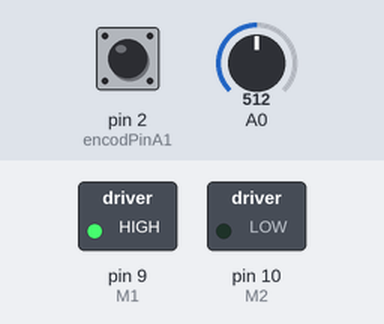
Bench run of a sketch on a simulated Arduino Uno, built with avr-gcc and run on an emulated ATmega328P. Shown: switched loads named in the sketch (green lamp = pin HIGH). Inputs (shaded band) come from the test bench; at power-on: A0 = 512, pin 2 (encodPinA1) HIGH. What the sketch prints to the serial monitor is not drawn.

Above: at 1.2 s.
1.3 s: A0 set to 0
At 2.0 s:
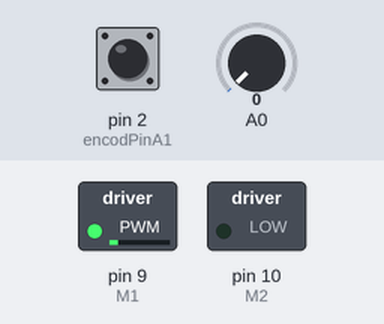
2.8 s: A0 set to 122
At 3.1 s:
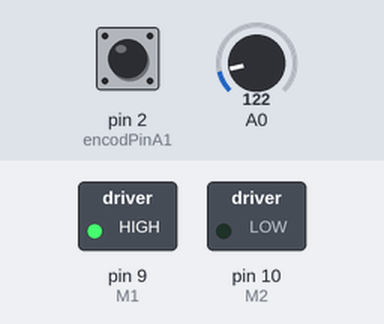
Timing chart, 0 to 5.8 s (numbered marks = the images above; inputs shaded):
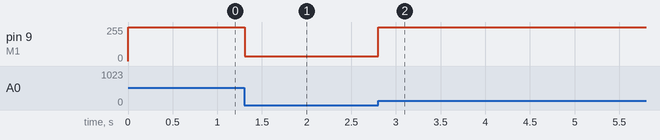

Measured:
- after the input at 1.3 s, pin 9 (M1): 255/255 → 35/255 at once
- after the input at 2.8 s, pin 9 (M1): 35/255 → 255/255 at once

The sketch:

project1.ino
```cpp
// PID motor position control.
// Thanks to Brett Beauregard for his nice PID library http://brettbeauregard.com/blog/2011/04/improving-the-beginners-pid-introduction/

#include <PinChangeInt.h>
#include <PID_v1.h>
#define encodPinA1      2                       // Quadrature encoder A pin
#define encodPinB1      8                       // Quadrature encoder B pin
#define M1              9                       // PWM outputs to L298N H-Bridge motor driver module
#define M2              10
int angle ;
int pot ;
int encoder_1;


double kp = 5 , ki = 1, kd = 0.01;             // modify for optimal performance
double input = 0, output = 0, setpoint = 0;

volatile long encoderPos = 0;
PID myPID(&input, &output, &setpoint, kp, ki, kd, DIRECT);  // if motor will only run at full speed try 'REVERSE' instead of 'DIRECT'

void setup() {
  pinMode(encodPinA1, INPUT_PULLUP);                  // quadrature encoder input A
  pinMode(encodPinB1, INPUT_PULLUP);                  // quadrature encoder input B
  attachInterrupt(0, encoder, FALLING);               // update encoder position
  TCCR1B = TCCR1B & 0b11111000 | 1;                   // set 31KHz PWM to prevent motor noise
  myPID.SetMode(AUTOMATIC);
  myPID.SetSampleTime(1);
  myPID.SetOutputLimits(-255, 255);
  Serial.begin (2400);                              // for debugging
  Serial.println (angle);
}

void loop() {
  pot= map (analogRead(0),0,2046,0,255);
  setpoint = pot * 5;                       // modify to fit motor and encoder characteristics, potmeter connected to A0
  input = encoderPos ;                                // data from encoder
  encoder_1 = map (input,0,600,0,255);
  // Serial.println(encoderPos);                      // monitor motor position
  myPID.Compute();                                    // calculate new output
  pwmOut(output);                                     // drive L298N H-Bridge module
  angle = map(encoder_1,0,255,0,360);
  if (angle >= 360)
  {
    angle = 360;
    }
  Serial.println (angle);
}

void pwmOut(int out) {                                // to H-Bridge board
  if (out > 0) {
    analogWrite(M1, out);                             // drive motor CW
    analogWrite(M2, 0);
  }
  else {
    analogWrite(M1, 0);
    analogWrite(M2, abs(out));                        // drive motor CCW
  }
}

void encoder()  {                                     // pulse and direction, direct port reading to save cycles
  if (PINB & 0b00000001)    encoderPos++;             // if(digitalRead(encodPinB1)==HIGH)   count ++;
  else                      encoderPos--;             // if(digitalRead(encodPinB1)==LOW)   count --;
}
```
